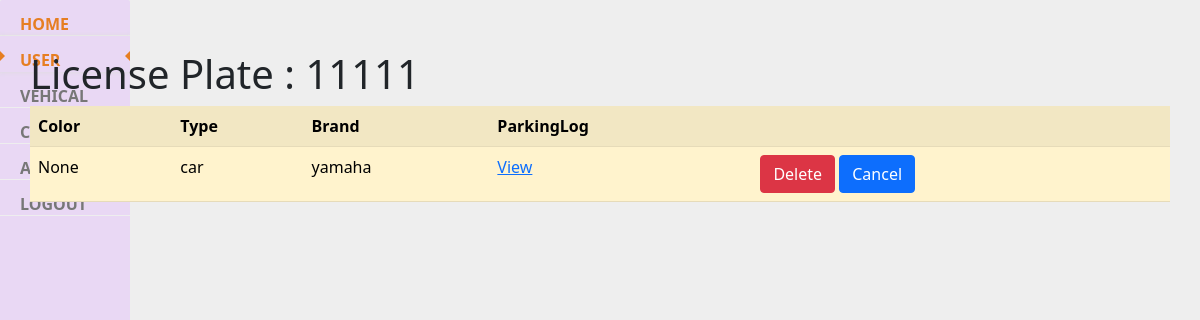
The page /parkingmanage/10/viewvehicle (signed in) on the database its author committed.
### parkingmanage/models.py (models this page shows, shortened)
class Vehicle(models.Model):
    licensePlate = models.TextField(max_length=10)
    color = models.TextField(max_length=255, null=True)
    type = models.TextField(max_length=255, null=True)
    brand = models.TextField(max_length=255, null=True)
    user = models.ForeignKey(User,
                            on_delete=models.CASCADE,
                            blank=True,
                            null=False)

### parkingmanage/views.py (the view)
# urls.py: path('<int:id>/viewvehicle', view_vehicle, name='view_vehicle'),
def view_vehicle(request, id):
    mode = 'none'
    if request.session['username'] is None:
        return render(request, 'login.html', { 'display': 'none' })
    usertype = request.session['usertype']
    if usertype == 'Administrator' or usertype == 'Manager':
        mode = 'block'
    vehicles = Vehicle.objects.all()
    _delete = []
    for _vehicle in vehicles :
        if _vehicle.user.id == id :
            _delete.append(_vehicle.licensePlate)
    _vehicles = vehicles.filter(licensePlate__in=_delete)
    context = {
        'mode': mode,
        'vehicles': _vehicles
    }
    return render(request, 'vehicleview.html', context)

### parkingmanage/templates/vehicleview.html
{% extends 'base.html' %}
{% block content %}
    {% for vehicle in vehicles %}
    <h1> License Plate : {{ vehicle.licensePlate | default:'None'}}</h1>
    <table class="table table-striped table-hover; table-warning">
        <thred>
            <th>Color</th>
            <th>Type</th>
            <th>Brand</th>
            <th>ParkingLog</th>
            <th></th>
        </thred>
        <body>
            <tr>
                <td>{{vehicle.color}}</td>
                <td>{{vehicle.type}}</td>
                <td>{{vehicle.brand}}
                </td>
                <td><a href= "{% url 'view_log' vehicle.id %}"> View </a></td>
                <td>
                    <a href="{% url 'delete' user.id%}" class="btn btn-danger"> Delete </a>
                    <a href="{{ request.META.HTTP_REFERER }}" class="btn btn-primary"> Cancel </a>
                </td>
            </tr>
        </body>
    </table>
    {% endfor %}
{% endblock %}

### rows shown on the page
Vehicle: licensePlate "11111", color "None", type "car", brand "yamaha"
